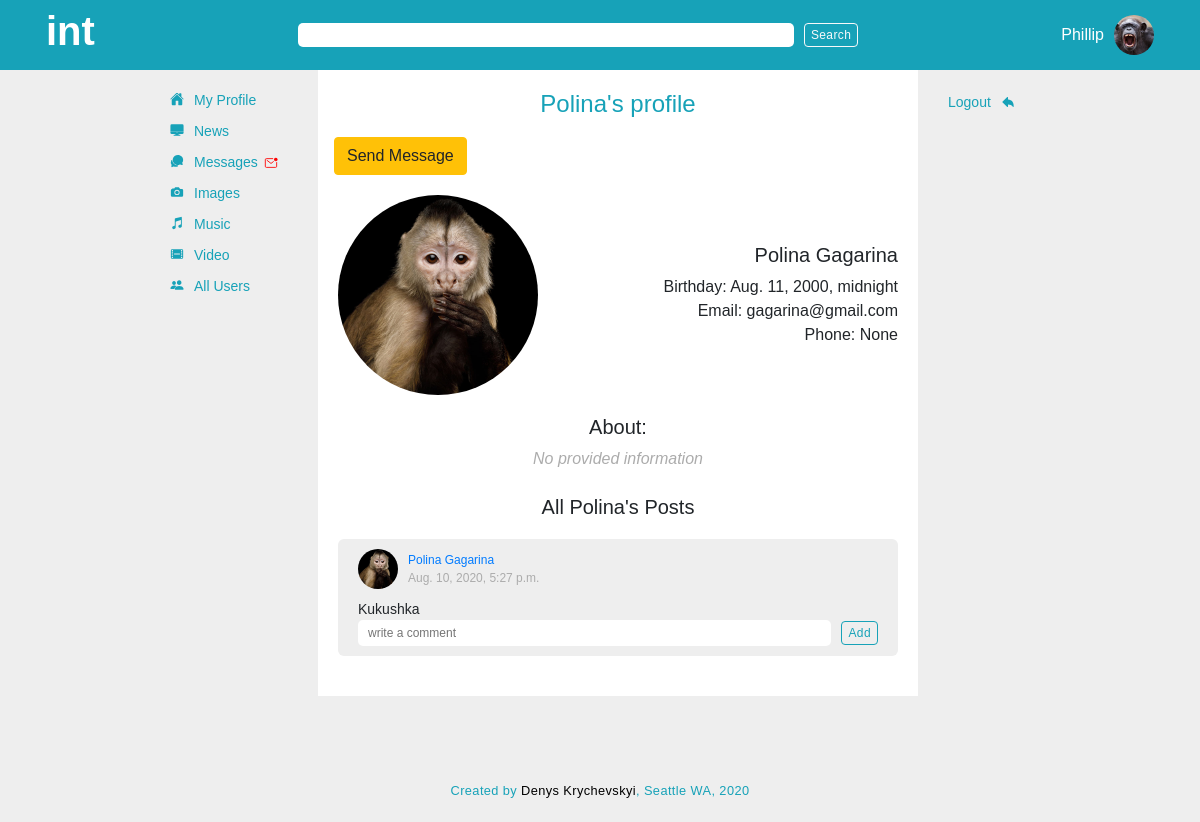
The page /user/7/profile (signed in) on the database its author committed.
### app_one/models.py (models this page shows, shortened)
class User(models.Model):
    first_name = models.CharField(max_length = 255)
    last_name = models.CharField(max_length = 255)
    nickname = 	models.CharField(max_length = 50, blank=True, null = True)
    initials = 	models.CharField(max_length = 10, blank=True, null = True)
    birth_date = models.DateTimeField()
    avatar = models.ImageField(upload_to='avatars', default=None, blank=True, null = True)	#upload to avatars is a directory inside media directory, it will go like media/avatars
    email = models.TextField()
    has_message = models.IntegerField(default=0)
    phone_num = models.IntegerField(blank=True, null = True)
    about = models.TextField(blank=True, null = True)
    password = models.TextField()
    location = models.CharField(max_length = 255, blank=True, null = True)
    created_at = models.DateTimeField(auto_now_add = True)
    updated_at = models.DateTimeField(auto_now = True)
    objects = UserManager()

class Post(models.Model):
    title = models.CharField(max_length = 255, null = True, blank=True, default=None)
    content = models.TextField()
    post_image = models.ImageField(upload_to='post_images', default=None, blank=True, null = True)
    poster = models.ForeignKey(User, related_name = 'poster', on_delete=models.CASCADE)
    created_at = models.DateTimeField(auto_now_add = True)
    updated_at = models.DateTimeField(auto_now = True)
    objects = PostManager()

### app_one/views.py (the view)
# urls.py: path('user/<int:user_id>/profile', views.user_profile),
def user_profile(request, user_id):
    cur_user = User.objects.get(id=user_id)
    user_posts = cur_user.poster.all().order_by('-created_at')
    context = {
        'cur_user':User.objects.get(id=request.session['user_id']),
        'user':cur_user,
        'user_posts':user_posts
    }
    return render(request, 'profile.html', context)

### app_one/templates/profile.html (shortened to what this page needs)
{% load embed_video_tags %}
<!DOCTYPE html>
<html lang="en">
<head>
    {% include 'head.html' %}
</head>
<body>
    <div class="outer_container">
        {% include 'search.html' %}
        <div class="inner_container">
            <div class="inner">
                {% include 'navbar.html' %}
                <div class="main_container">
                    <div class="page_title_container">
                        <h4>{{user.first_name}}'s profile</h4>
                    </div>
                    <a href="/send_to/{{user.id}}" class="btn btn-warning ml-3">Send Message</a>
                    <div class="profile_page_container">
                        <div class="avatar_img">
                            <div class="box">
                                <img src="{{ MEDIA_URL }}{{ user.avatar }}" alt="{{ post.poster.first_name}}'s avatar">
                            </div>
                            <div class="profile_info">
                                <h5>{{ user.first_name }} {{ user.last_name }}</h5>
                                <p>Birthday: {{ user.birth_date}}</p>
                                <p>Email: {{ user.email}}</p>
                                <p>Phone: {{ user.phone_num}}</p>
                            </div>
                        </div>
                        <div class="about_user">
                            <h5>About:</h5>
                            {% if len.user.about > 0 %}
                            <p>{{ user.about}}</p>
                            {% else %}
                            <p class="no_provided">No provided information</p>
                            {% endif %}
                        </div>
                        <br>
                        <h5 class="text-center">All {{user.first_name}}'s Posts</h5>
                        {% for post in user_posts %}
                            <div class="post_container">
                                <div class="post_header">
                                        <div class="avatar">
                                            <a href="/user/{{ post.poster.id }}/profile" ><img src="{{ MEDIA_URL }}{{ post.poster.avatar }}" alt="{{ post.poster.first_name}}'s avatar"></a>
                                        </div>
                                        <div class="poster">
                                            <a href="/user/{{ post.poster.id }}/profile" class="poster_name">{{ post.poster.first_name }} {{ post.poster.last_name }}</a>
                                            <small>{{ post.created_at }}</small>
                                        </div>
                                </div>
                                <p class="post_content">{{ post.content }}</p>
                                <div class="comment_container">
                                    <form action="/add_comment/post/{{ post.id }}" id="form_addComment" method="POST">
                                        <div class="comment_input">
                                            <div class="add_comment_input">
                                                <input type="text" name="comment" placeholder="write a comment">
                                            </div>
                                            <button class="btn btn-outline-info btn_add" >Add</button>
                                        </div>
                                    </form>
                                </div>
                            </div>
                        {% endfor %}
                    </div>
                </div>
                {% include 'sidebar.html' %}
            </div>
        </div>
    {% include 'footer.html' %}
    </div>
</body>
</html>

### app_one/templates/search.html
<div id="search_bar_container">
    <div id="search_bar">
        <div class="logo_container">
            <h1 class="logotip">int</h1>
        </div>
        <div class="form_container">
            <form action="" method="post" class="form-inline">
                <input class="search_bar1" type="search" name="" id="">
                <button class="btn btn-outline-light search_bar1_btn" type="submit">Search</button>
            </form>
        </div>
        <div class="current_user_container">
            {% if request.session.user_id != null %}
            <p>{{ cur_user.first_name }}</p>
            <img src="{{ MEDIA_URL }}{{ cur_user.avatar }}" alt="avatar">
            {% endif %}
        </div>
    </div>
</div>

### rows shown on the page
User: first_name "Phillip", avatar (picture)
User: first_name "Polina", avatar (picture), last_name "Gagarina", birth_date "Aug. 11, 2000, midnight", email "gagarina@gmail.com", phone_num "None"
Post: poster.avatar (picture), poster.first_name "Polina", poster.last_name "Gagarina", created_at "Aug. 10, 2020, 5:27 p.m.", content "Kukushka"
